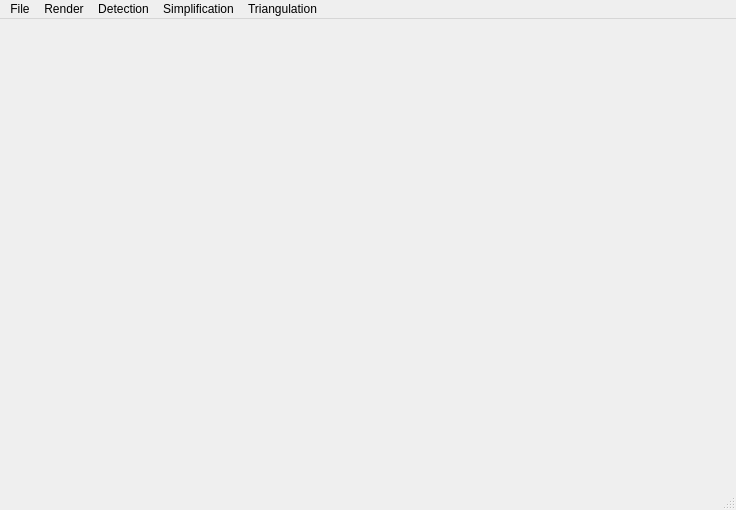
<?xml version="1.0" encoding="UTF-8"?>
<ui version="4.0">
 <class>MainWindow</class>
 <widget class="QMainWindow" name="MainWindow">
  <property name="geometry">
   <rect>
    <x>0</x>
    <y>0</y>
    <width>736</width>
    <height>510</height>
   </rect>
  </property>
  <property name="windowTitle">
   <string>Urban simplification</string>
  </property>
  <widget class="QWidget" name="centralwidget">
   <layout class="QVBoxLayout">
    <item>
     <layout class="QHBoxLayout">
      <item>
       <widget class="Buffered_viewer" name="viewer" native="true"/>
      </item>
     </layout>
    </item>
   </layout>
  </widget>
  <widget class="QMenuBar" name="menubar">
   <property name="geometry">
    <rect>
     <x>0</x>
     <y>0</y>
     <width>736</width>
     <height>34</height>
    </rect>
   </property>
   <widget class="QMenu" name="menuFile">
    <property name="title">
     <string>File</string>
    </property>
    <addaction name="actionLoad_New_File"/>
    <addaction name="actionSave"/>
    <addaction name="actionLoad_segmentation"/>
    <addaction name="actionSave_segmentation"/>
    <addaction name="separator"/>
    <addaction name="actionQuit"/>
   </widget>
   <widget class="QMenu" name="menuRender">
    <property name="title">
     <string>Render</string>
    </property>
    <addaction name="actionVertices"/>
    <addaction name="actionEdges"/>
    <addaction name="actionTriangles"/>
    <addaction name="actionPlanar_primitives"/>
    <addaction name="actionLight"/>
    <addaction name="actionMore"/>
   </widget>
   <widget class="QMenu" name="menuDetection">
    <property name="title">
     <string>Detection</string>
    </property>
    <addaction name="actionPlanes"/>
    <addaction name="actionPrimitives_expansion"/>
    <addaction name="actionGraph_detection"/>
    <addaction name="actionPromptPrimitives"/>
    <addaction name="actionPrompt_detection_params"/>
    <addaction name="separator"/>
    <addaction name="actionGraph_Perturbation"/>
    <addaction name="actionPrimitives_perturbation"/>
   </widget>
   <widget class="QMenu" name="menuSimplification">
    <property name="title">
     <string>Simplification</string>
    </property>
    <addaction name="actionEdge_collapse"/>
    <addaction name="actionPrompt_contraction_params"/>
    <addaction name="separator"/>
    <addaction name="actionProject_on_primitives"/>
   </widget>
   <widget class="QMenu" name="menuPoint_set_operations">
    <property name="title">
     <string>Triangulation</string>
    </property>
    <addaction name="actionNoise"/>
    <addaction name="actionNormalise"/>
    <addaction name="actionPrompt_complex"/>
    <addaction name="actionMesh_stats"/>
    <addaction name="actionKeep_only_one_CC"/>
   </widget>
   <addaction name="menuFile"/>
   <addaction name="menuRender"/>
   <addaction name="menuDetection"/>
   <addaction name="menuSimplification"/>
   <addaction name="menuPoint_set_operations"/>
  </widget>
  <widget class="QStatusBar" name="statusbar"/>
  <action name="actionLoad_New_File">
   <property name="text">
    <string>Load mesh</string>
   </property>
  </action>
  <action name="actionLoad_Additional_File">
   <property name="text">
    <string>Load Additional File</string>
   </property>
  </action>
  <action name="actionLoad_Points">
   <property name="text">
    <string>Load Points</string>
   </property>
  </action>
  <action name="actionQuit">
   <property name="text">
    <string>Quit</string>
   </property>
  </action>
  <action name="actionVertices">
   <property name="text">
    <string>Vertices</string>
   </property>
  </action>
  <action name="actionEdges">
   <property name="text">
    <string>Edges</string>
   </property>
  </action>
  <action name="actionTriangles">
   <property name="text">
    <string>Triangles</string>
   </property>
  </action>
  <action name="actionPrimitives">
   <property name="text">
    <string>Primitives</string>
   </property>
  </action>
  <action name="actionEdge_collapse">
   <property name="text">
    <string>Edge collapse</string>
   </property>
  </action>
  <action name="actionPlanes">
   <property name="text">
    <string>Primitives detection</string>
   </property>
  </action>
  <action name="actionPlanar_primitives">
   <property name="text">
    <string>Planar primitives</string>
   </property>
  </action>
  <action name="actionProject_on_primitives">
   <property name="text">
    <string>Project on primitives</string>
   </property>
  </action>
  <action name="actionLight">
   <property name="text">
    <string>Light</string>
   </property>
  </action>
  <action name="actionSet_cost_placement_strategy">
   <property name="text">
    <string>Set cost/placement strategy</string>
   </property>
  </action>
  <action name="actionSave">
   <property name="text">
    <string>Save mesh</string>
   </property>
  </action>
  <action name="actionNoise">
   <property name="text">
    <string>Uniform noise</string>
   </property>
  </action>
  <action name="actionPromptPrimitives">
   <property name="text">
    <string>Prompt primitives</string>
   </property>
  </action>
  <action name="actionPrompt_complex">
   <property name="text">
    <string>Prompt complex</string>
   </property>
  </action>
  <action name="actionBorder_edges">
   <property name="text">
    <string>Border edges</string>
   </property>
  </action>
  <action name="actionLoad_segmentation">
   <property name="text">
    <string>Load segmentation</string>
   </property>
  </action>
  <action name="actionMesh_stats">
   <property name="text">
    <string>Mesh stats</string>
   </property>
  </action>
  <action name="actionKeep_only_one_CC">
   <property name="text">
    <string>Keep only one CC</string>
   </property>
  </action>
  <action name="actionSize_vertices_edges">
   <property name="text">
    <string>Size vertices/edges</string>
   </property>
  </action>
  <action name="actionMore">
   <property name="text">
    <string>More</string>
   </property>
  </action>
  <action name="actionGraph_Perturbation">
   <property name="text">
    <string>Graph perturbation</string>
   </property>
  </action>
  <action name="actionPrimitives_perturbation">
   <property name="text">
    <string>Primitives perturbation</string>
   </property>
  </action>
  <action name="actionPrimitives_expansion">
   <property name="text">
    <string>Primitives expansion</string>
   </property>
  </action>
  <action name="actionGraph_detection">
   <property name="text">
    <string>Graph detection</string>
   </property>
  </action>
  <action name="actionPrompt_detection_params">
   <property name="text">
    <string>Prompt detection params</string>
   </property>
  </action>
  <action name="actionSave_segmentation">
   <property name="text">
    <string>Save segmentation</string>
   </property>
  </action>
  <action name="actionLoad_segmenetation">
   <property name="text">
    <string>Load segmentation</string>
   </property>
  </action>
  <action name="actionPrompt_contraction_params">
   <property name="text">
    <string>Prompt contraction params</string>
   </property>
  </action>
  <action name="actionNormalise">
   <property name="text">
    <string>Normalise</string>
   </property>
  </action>  
 </widget>
 <customwidgets>
  <customwidget>
   <class>Buffered_viewer</class>
   <extends>QWidget</extends>
   <header>Buffered_viewer.h</header>
  </customwidget>
 </customwidgets>
 <resources/>
 <connections/>
</ui>
